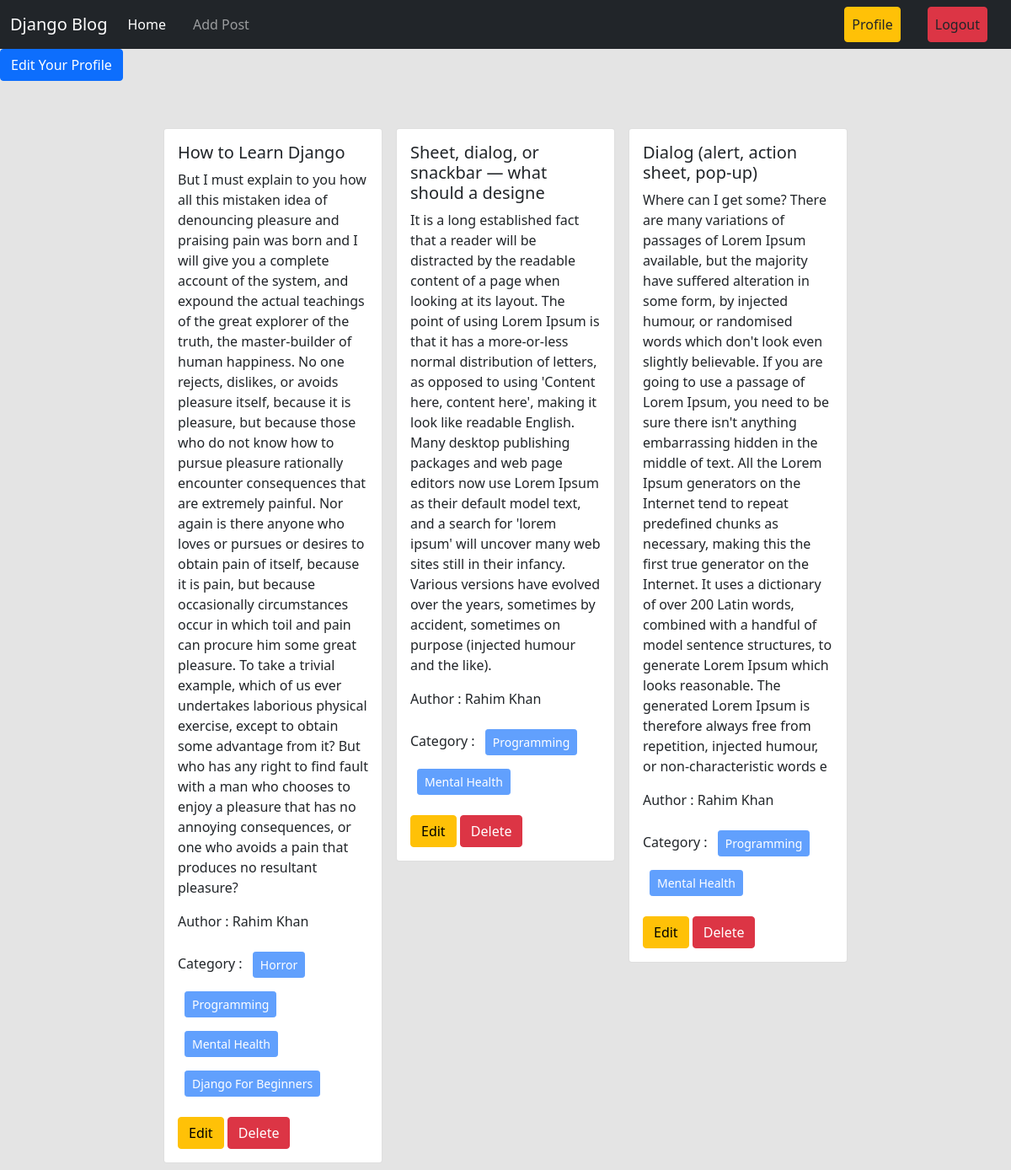
Screenshot of /author/profile/ (signed in) with the database file from the repository.
### posts/models.py (models this page shows, shortened)
class Post(models.Model):
    title = models.CharField(max_length=50)
    content = models.TextField()
    category = models.ManyToManyField(Category) # ekta post multiple categorir moddhe thakte pare abar ekta categorir moddhe multiple post thakte pare
    author = models.ForeignKey(User, on_delete=models.CASCADE)
    image=models.ImageField(upload_to='posts/media/uploads/',blank=True,null=True)

### categories/models.py (models this page shows, shortened)
class Category(models.Model):
    name = models.CharField(max_length=100)
    slug = models.SlugField(max_length=100,unique=True, null=True, blank=True)

### author/views.py (the view)
# urls.py: path('profile/', views.profile, name='profile'),
@login_required
def profile(request):
    data = Post.objects.filter(author = request.user)
    return render(request, 'profile.html', {'data' : data})

### author/templates/profile.html
{% extends 'base.html' %} {% load crispy_forms_tags %} {% block content %}
<div>
  <a class="btn btn-primary" href="{% url 'edit_profile' %}">
    Edit Your Profile</a
  >
</div>
<div class="d-flex flex-wrap justify-content-center px-5 pt-5">
  {% for post in data %}
  <div class="col-sm-3">
    <div class="card m-2">
      <div class="card-body">
        <h5 class="card-title">{{post.title}}</h5>
        <p class="card-text">{{post.content}}</p>
        <p>Author : {{post.author.first_name}} {{post.author.last_name}}</p>
        <p>
          Category : {% for cat in post.category.all %}
          <button class="btn btn-primary btn-sm m-2" disabled>
            {{cat.name}}
          </button>
          {% endfor %}
        </p>
        <a href="{% url 'edit_post' post.id %}" class="btn btn-warning">Edit</a>
        <a href="{% url 'delete_post' post.id %}" class="btn btn-danger"
          >Delete</a
        >
      </div>
    </div>
  </div>
  {% endfor %}
</div>
{% endblock %}

### rows the page displays
Post: title "How to Learn Django", content "But I must explain to you how all this mistaken idea of denouncing pleasure and praising pain was born and I will give you a complete account of the system, and expound the actual teachings of the great explorer of the truth, the master-builder of human happiness. No one rejects, dislikes, or avoids pleasure itself, because it is pleasure, but because those who do not know how to pursue pleasure rationally encounter consequences that are extremely painful. Nor again is there anyone who loves or pursues or desires to obtain pain of itself, because it is pain, but because occasionally circumstances occur in which toil and pain can procure him some great pleasure. To take a trivial example,…", author.first_name "Rahim", author.last_name "Khan"
Category: name "Horror"
Category: name "Programming"
Category: name "Mental Health"
Category: name "Django For Beginners"
Post: title "Sheet, dialog, or snackbar — what should a designe", content "It is a long established fact that a reader will be distracted by the readable content of a page when looking at its layout. The point of using Lorem Ipsum is that it has a more-or-less normal distribution of letters, as opposed to using 'Content here, content here', making it look like readable English. Many desktop publishing packages and web page editors now use Lorem Ipsum as their default model text, and a search for 'lorem ipsum' will uncover many web sites still in their infancy. Various versions have evolved over the years, sometimes by accident, sometimes on purpose (injected humour and the like).", author.first_name "Rahim", author.last_name "Khan"
Post: title "Dialog (alert, action sheet, pop-up)", content "Where can I get some? There are many variations of passages of Lorem Ipsum available, but the majority have suffered alteration in some form, by injected humour, or randomised words which don't look even slightly believable. If you are going to use a passage of Lorem Ipsum, you need to be sure there isn't anything embarrassing hidden in the middle of text. All the Lorem Ipsum generators on the Internet tend to repeat predefined chunks as necessary, making this the first true generator on the Internet. It uses a dictionary of over 200 Latin words, combined with a handful of model sentence structures, to generate Lorem Ipsum which looks reasonable. The generated Lorem Ipsum is therefore…", author.first_name "Rahim", author.last_name "Khan"
